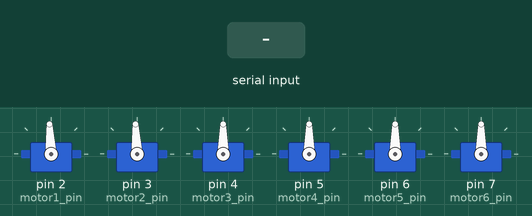
This sketch was run on a simulated Arduino Leonardo, built with avr-gcc and run on an emulated ATmega32U4. On the bench: 6 × servo. The inputs (shaded band) are chosen by the test bench. What the sketch prints to the serial monitor is not drawn.

Above: at 2.2 s.
2.3 s: "S90\n" received over Serial
Timing chart, 0 to 5.3 s (numbered marks = the images above; inputs shaded):
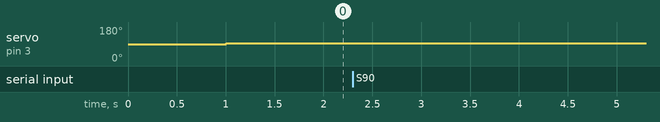

The sketch:

R_motor_control_based_on_IMU_data.ino
```cpp
/*********************************************************************
  Written by Mitch Fynaardt
  Date: February 1, 2013
  Last Rev: February 9, 2013

  This sketch utilizes serial library to capture date from
  ArduIMU V3 and prints values back to the user. The Arduino Mega also
  captures user input via a hardware serial port and calculates a
  servo motor speed.
*********************************************************************/
#include <Servo.h>

int parsed_IMU_data[3];                      // float array for storing the parsed IMU data.
String IMU_input_string = "";                  // String to store the incoming data from the IMU

// motor pin objects
#define motor1_pin 2
#define motor2_pin 3
#define motor3_pin 4
#define motor4_pin 5
#define motor5_pin 6
#define motor6_pin 7

// Servo objects to control servo motors
Servo motor1;
Servo motor2;
Servo motor3;
Servo motor4;
Servo motor5;
Servo motor6;

// Initialize motor speeds to neutral
int motor1_speed = 1500;
int motor2_speed = 1500;
int motor3_speed = 1500;
int motor4_speed = 1500;
int motor5_speed = 1500;
int motor6_speed = 1500;

// loop tracking variables
unsigned long last_time = 0;
unsigned long loop_runs = 0;

// status tracking variables
boolean armed = false;

#define DEBUGGING 1                          // used to print debugging messages

void setup() {
  Serial.begin(38400);
  Serial1.begin(38400);
//  IMU_input_string.reserve(64);
//  roll_string.reserve(10);
//  pitch_string.reserve(10);
//  yaw_string.reserve(10);

  motor_setup();
  #if DEBUGGING == 1
    if (motor_setup() == true) {
      Serial.println("Motors successfully attached to drive pins");
    } else {
      Serial.println("Motor pins not attached");
    }
  #endif
  ESCArm();
}

void loop() {
  while( millis()- last_time > 300) {
    last_time = millis();
    // IMU data retrieved and transformed to make it useful for the Arduino
    get_IMU_data();
    // Motor adjustment based on IMU input
    motor_driver(armed);
    Serial1.flush();
  }
}

/*********************************************************************
  Function to read IMU values
  Input:
  Output:
  *******************************************************************/
void get_IMU_data() {
  // The if statement provides a condition for running the conversion. We
  // only want to run the conversion every half second in order to not be
  // swtiching the motor speeds constantly
  if( IMU_input_string.length() > 0) {
      // Next 6 statements are used to mark indeces of the delimiter characters
      int colon_1 = IMU_input_string.indexOf(':');
      int comma_1 = IMU_input_string.indexOf(',');

      int colon_2 = IMU_input_string.indexOf(':',colon_1 + 1);
      int comma_2 = IMU_input_string.indexOf(',',comma_1+1);

      int colon_3 = IMU_input_string.indexOf(':',colon_2 + 1);
      int star = IMU_input_string.indexOf('*');

      String roll_string = IMU_input_string.substring(colon_1+1,comma_1);
      String pitch_string = IMU_input_string.substring(colon_2+1,comma_2);
      String yaw_string = IMU_input_string.substring(colon_3+1,star);

      // Conversion from strings to floating point numbers
      parsed_IMU_data[0] = roll_string.toInt();
      parsed_IMU_data[1] = pitch_string.toInt();
      parsed_IMU_data[2] = yaw_string.toInt();

      IMU_input_string = "";

      #if DEBUGGING == 1
        Serial.println();
        Serial.println();
        Serial.print("loop run: ");
        Serial.println(loop_runs);
        loop_runs++;

        Serial.println("Strings");
        Serial.print("RLL:");
        Serial.print(roll_string);
        Serial.print(" PCH:");
        Serial.print(pitch_string);
        Serial.print(" YAW: ");
        Serial.println(yaw_string);
        Serial.println();

        Serial.println("Ints");
        Serial.print("RLL:");
        Serial.print(parsed_IMU_data[0]);
        Serial.print(" PCH:");
        Serial.print(parsed_IMU_data[1]);
        Serial.print(" YAW: ");
        Serial.println(parsed_IMU_data[2]);
      #endif
    }
}
/****************************************************************
  End IMU serial read module
****************************************************************/

/****************************************************************
  Motor module
  This function attaches motor pins and runs startup configurations
****************************************************************/
boolean motor_setup() {
  motor1.attach(motor1_pin);
  motor2.attach(motor2_pin);
  motor3.attach(motor3_pin);
  motor4.attach(motor4_pin);
  motor5.attach(motor5_pin);
  motor6.attach(motor6_pin);
  return motor1.attached() && motor2.attached() && motor3.attached() && motor4.attached() && motor5.attached() && motor6.attached();
}
/****************************************************************
  End Motor Module
****************************************************************/

/****************************************************************
  Motor Driver Module
  Input: Booleans - states of the servo motors
  Output: void
  This function starts and stops each motor according to input
****************************************************************/
void motor_driver( boolean& temp_armed) {
  // storage variables which will be used to scale the motor speeds
  int current_roll;
  int current_pitch;
  int current_yaw;

  if( Serial.available()) {
    char command = Serial.read();
    if( (command == 'A' || command == 'a') && !temp_armed) {
      ESCArm();
    } else if( (command == 'S' || command == 's') && temp_armed) {
      Stop();
    }
  }
  if(temp_armed) {
    // current role must be calculated to determine how much motors
    // 4 and 5 must compensate
    current_roll = parsed_IMU_data[0];

    // INSERT STATEMENT HERE THAT ADDS USER INPUT VARIABLE
    // AND ADJUSTS THE ROLL VALUES APPROPRIATELY


    // roll must be converted to an integer in order to be used in
    // a map command
    int current_roll_integer = int(current_roll);

    // for safety and because unpredictable inputs are always a
    // factor the roll integer is constrained to a usable range
    current_roll_integer = constrain(current_roll_integer, -180, 180);

    // roll values get mapped to usable ranges for the Servos
    motor1_speed = map(current_roll_integer, -180, 180, 1300, 1700);

    Serial.print("Servo Speeds: ");
    Serial.print(motor1_speed);
    Serial.print(" , ");
    Serial.println(motor2_speed);

    // if statement used to create a dead zone so that the sub
    // doesn't continuously bounce back and forth
    if( motor1_speed > 1490 && motor1_speed < 1510) {
      motor1.writeMicroseconds(1500);
      motor2.writeMicroseconds(1500);
    } else {
      motor1.writeMicroseconds(motor1_speed);
      motor2.writeMicroseconds(motor2_speed);
    }
  }
}
/****************************************************************
  End Motor Module
****************************************************************/

/****************************************************************
  ESCArm module
  This function arms the ESCs
****************************************************************/
void ESCArm() {
  Serial.println("Arming ESC...");
  motor1.writeMicroseconds(1500);
  delay(1000);
  Serial.println("Done!");
  armed = true;
}
/****************************************************************
  End Motor Module
****************************************************************/

/****************************************************************
  Stop module
  This function disarms the ESCs
****************************************************************/
void Stop() {
  Serial.println("Stopping");
  motor1.writeMicroseconds(1500);
  delay(1000);
  Serial.println("Stopped.");
  delay(100);
  armed = false;
}
/****************************************************************
  End Stop Module
****************************************************************/

/****************************************************************
  Serial Event Module
  Used to implement polling between the MEGA and the IMU
****************************************************************/
void serialEvent1()
{
  String valid_chars = ".,:-1234567890";
  if( IMU_input_string.length() == 0)
  {
    char in_char;

    do
    {
      in_char = Serial1.read();
    } while( in_char != '!');

    while( in_char != '*')
    {
      in_char = Serial1.read();

      for( int i = 0; i < valid_chars.length(); i++)
      {
        if( in_char == valid_chars[i])
        {
          IMU_input_string += in_char;
          break;
        }
      }
      if( in_char == '!')
      {
        break;
      }
    }
  }
}
/****************************************************************
  End Serial Event Module
****************************************************************/
```

Measured:
- after the input at 2.3 s, every drawn part: stays the same
